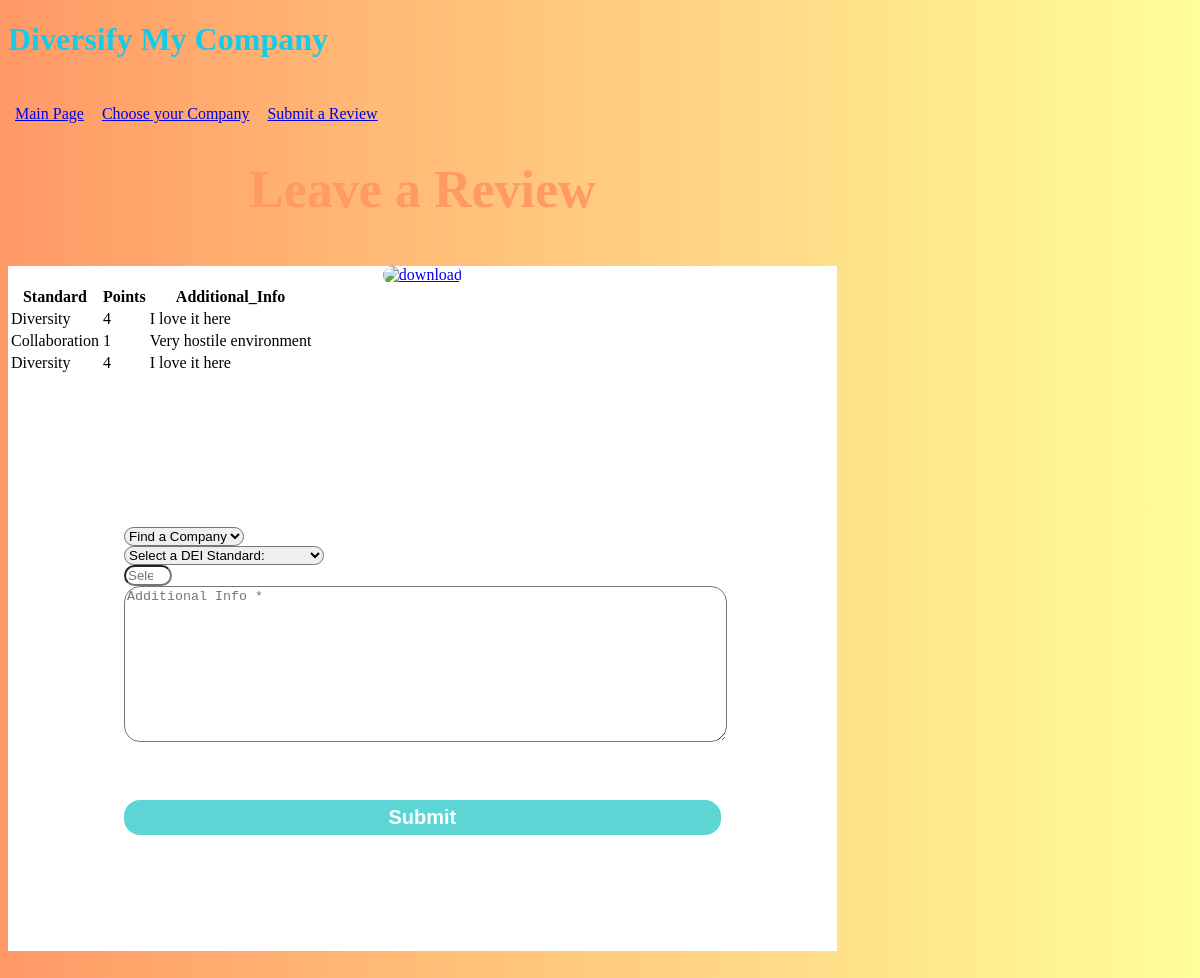
The page /database on the database as committed earlier.
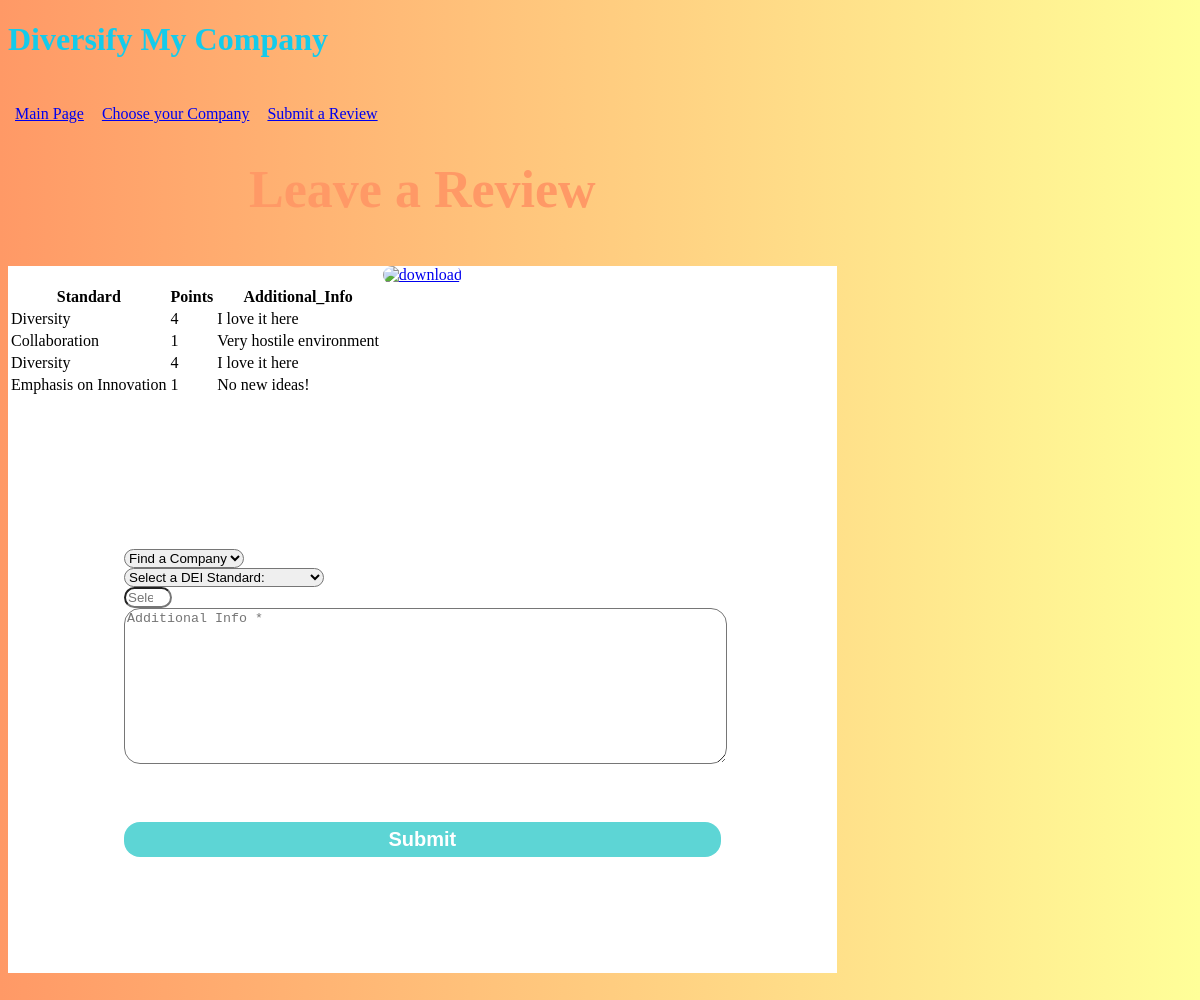
The same page on the database as committed later.
### models.py (models this page shows, shortened)
class Company(Base):
    __tablename__ = 'revs'
    id = Column(Integer, primary_key=True)
    standard = Column(String(20), unique=False)
    points = Column(Integer, unique=False)
    additional_info = Column(String(250), unique=False)

### flask_template.py (the view)
@app.route('/database')
def database():
  return render_template(
    'database.html',
    revs= Company.query.all()
  )

### flask_template.py (called while the page is built)
@app.teardown_appcontext
def shutdown_session(exception=None):
    db_session.remove()

### templates/database.html (shortened to what this page needs)
<!DOCTYPE html>
<html>
<head>
  <link rel="stylesheet" href="{{ url_for('static',filename='stylesheets/input.css') }}">
</head>
<h1 id="main-header"> Diversify My Company</h1>
<ul id="menu-nav">
  <li class="menu-item"><a href="/">Main Page</a></li>
  <li class="menu-item"><a href="/python">Choose your Company</a></li>
  <li class="menu-item"><a href="/database">Submit a Review</a></li>
</ul>
    <div class="container contact-form">
      <div class="contact-image">
        <a href="https://ibb.co/F6Nmqcv"><img src="https://i.ibb.co/F6Nmqcv/download.png" alt="download" border="0"></a>
      </div>
        <h3>Leave a Review</h3>
        <table class="pure-table">
          <thead>
            <th>Standard</th>
            <th>Points</th>
            <th>Additional_Info</th>
          </thead>
          <tbody>
          {% for rev in revs %}
            <tr>
              <td> {{ rev.standard }}</td>
              <td> {{ rev.points }}</td>
              <td> {{ rev.additional_info }}</td>
            </tr>
          {% endfor %}
          </tbody>
        </table>
        <br /><br />
        <div class="row">
        <form action="/add_rev" >
          <div class="form-group">
            <select name="company_name" id="company_name" class="form-control" >
              <option value="default">Find a Company</option>
            </select>
          </div>
          <div class="form-group">
            <select name="standard" id="standard" class="form-control" >
              <option value="default">Select a DEI Standard:</option>
            </select>
        </div>
        <div class="form-group">
          <input type="number" name = "points" min="1" max="5" step="1" class="form-control" placeholder="Select a Number">
        </div>
        <div class="col-md-6">
            <textarea type="text" name="additional_info" name="msg" class="form-control" placeholder="Additional Info *" style="width: 100%; height: 150px;"></textarea>
        </div>
        <div class="form-group">
            <input type="submit" name="btnSubmit" class="btnContact" value="Submit" />
        </div>
        </form>
        </div>
    </div>
</html>

### static/stylesheets/input.css (style rules this page uses)
#main-header { color: #14cbeb; font-weight: 800; }
.menu-item { display: inline-block; padding-right: 7px; padding-left: 7px; }
#menu-nav { padding: 0; padding-top: 25px; padding-bottom: 25px; color: #bb1d1d; }
.contact-form { background: #fff; margin-top: 10%; margin-bottom: 5%; width: 70%; }
.contact-form .form-control { border-radius: 1rem; }
.contact-image { text-align: center; }
.contact-image img { border-radius: 6rem; width: 11%; margin-top: -17.5%; }
.contact-form form { padding: 14%; }
.contact-form h3 { margin-bottom: 8%; margin-top: -15%; text-align: center; color: #ff9966; font-size: 52px; }
.contact-form .btnContact { width: 100%; border: none; border-radius: 1rem; padding: 1%; background: #5dd5d5; font-weight: 600; color: #fff; cursor: pointer; font-size: 20px; margin-top: 9%; }

Rows that differ between the two databases and show on the page:
added Company: standard "Emphasis on Innovation", points "1", additional_info "No new ideas!"
